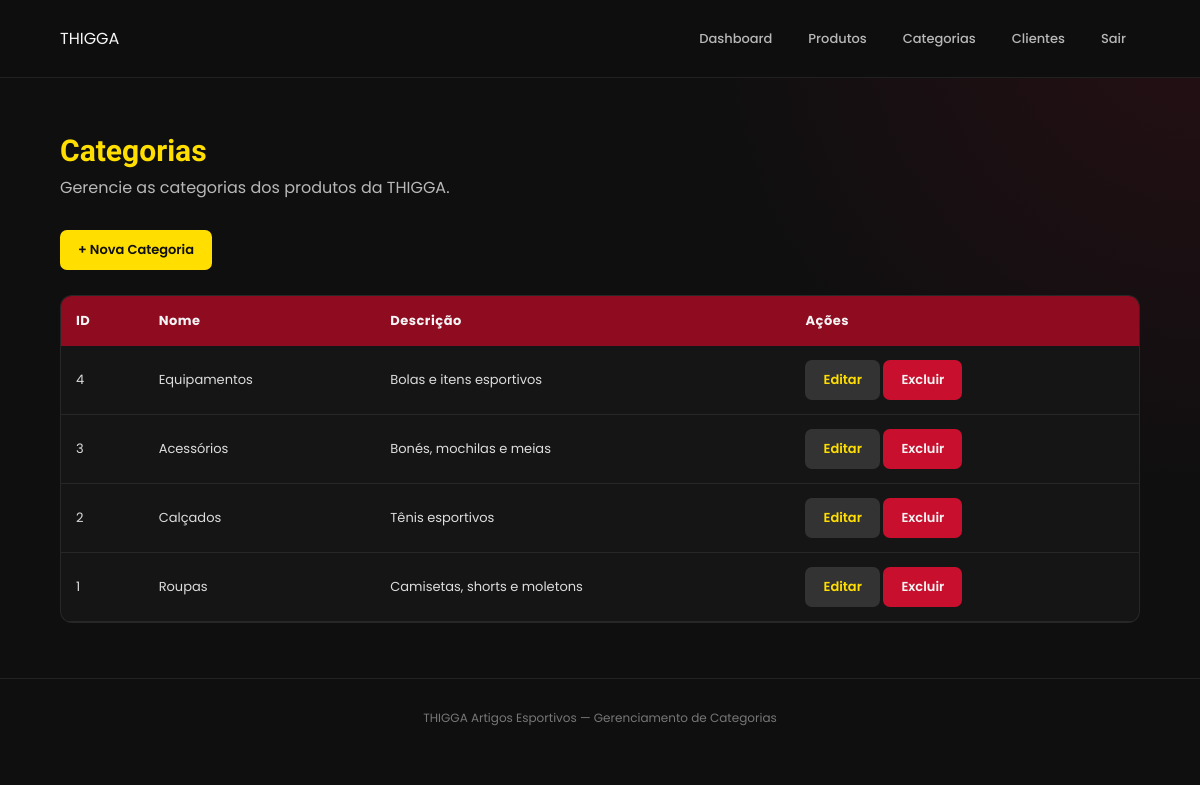
The page /admin/categorias/listar.php (signed in) on the database as committed earlier.
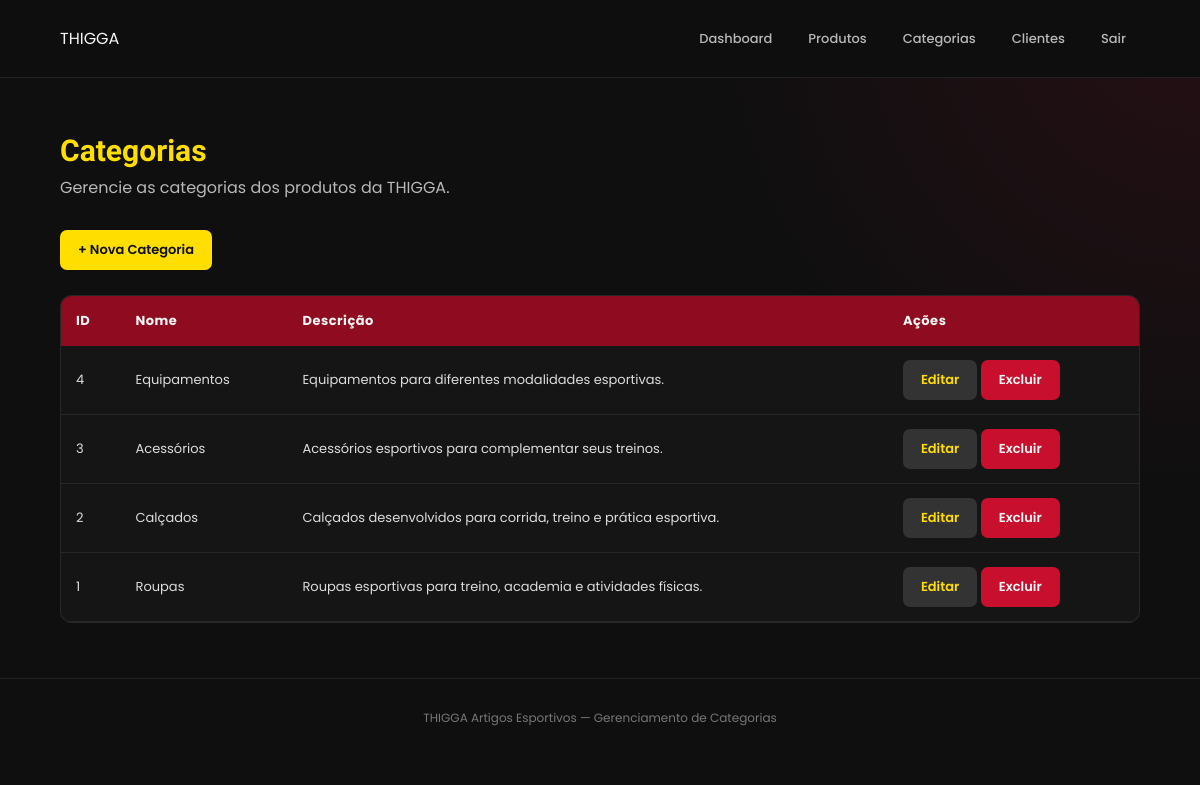
The same page on the database as committed later.
### tables this page shows
CREATE TABLE IF NOT EXISTS categorias (

    id INT AUTO_INCREMENT PRIMARY KEY,

    nome VARCHAR(100) NOT NULL,

    descricao TEXT

);

### admin/categorias/listar.php (the view, shortened to what this page needs)
<?php
require_once "../../config/conexao.php";
$sql = "
    SELECT
        id,
        nome,
        descricao
    FROM categorias
    ORDER BY id DESC
";
$stmt = $pdo->query($sql);
$categorias = $stmt->fetchAll(PDO::FETCH_ASSOC);
?>
<!DOCTYPE html>
<html lang="pt-BR">
<head>
    <link
        rel="stylesheet"
        href="../../assets/css/admin.css"
    >
</head>
<body>
<header class="admin-header">
    <div class="admin-logo">
        THIGGA
    </div>
    <nav class="admin-menu">
        <a href="../dashboard.php">
            Dashboard
        </a>
        <a href="../produtos/listar.php">
            Produtos
        </a>
        <a href="listar.php">
            Categorias
        </a>
        <a href="../clientes/listar.php">
            Clientes
        </a>
        <a href="../logout.php">
            Sair
        </a>
    </nav>
</header>
<main class="admin-container">
    <div class="admin-titulo">
        <h1>
            Categorias
        </h1>
        <p>
            Gerencie as categorias dos produtos da THIGGA.
        </p>
    </div>
    <div style="margin-bottom:25px;">
        <a
            href="novo.php"
            class="btn-admin btn-novo"
        >
            + Nova Categoria
        </a>
    </div>
    <div class="tabela-container">
        <table class="tabela">
            <thead>
                <tr>
                    <th>
                        ID
                    </th>
                    <th>
                        Nome
                    </th>
                    <th>
                        Descrição
                    </th>
                    <th>
                        Ações
                    </th>
                </tr>
            </thead>
            <tbody>
                <?php if (count($categorias) > 0): ?>
                    <?php foreach ($categorias as $categoria): ?>
                        <tr>
                            <td>
                                <?php
                                echo $categoria["id"];
                                ?>
                            </td>
                            <td>
                                <?php
                                echo htmlspecialchars(
                                    $categoria["nome"]
                                );
                                ?>
                            </td>
                            <td>
                                <?php
                                echo htmlspecialchars(
                                    $categoria["descricao"] ?? ""
                                );
                                ?>
                            </td>
                            <td>
                                <a
                                    href="editar.php?id=<?php echo $categoria['id']; ?>"
                                    class="btn-admin btn-editar"
                                >
                                    Editar
                                </a>
                                <a
                                    href="excluir.php?id=<?php echo $categoria['id']; ?>"
                                    class="btn-admin btn-excluir"
                                >
                                    Excluir
                                </a>
                            </td>
                        </tr>
                    <?php endforeach; ?>
                <?php endif; ?>
            </tbody>
        </table>
    </div>
</main>
<footer class="admin-footer">
    THIGGA Artigos Esportivos —
    Gerenciamento de Categorias
</footer>
</body>
</html>

Rows that differ between the two databases and show on the page:
changed categorias "Equipamentos": descricao "Bolas e itens esportivos" → "Equipamentos para diferentes modalidades esportivas."
changed categorias "Acessórios": descricao "Bonés, mochilas e meias" → "Acessórios esportivos para complementar seus treinos."
changed categorias "Calçados": descricao "Tênis esportivos" → "Calçados desenvolvidos para corrida, treino e prática esportiva."
changed categorias "Roupas": descricao "Camisetas, shorts e moletons" → "Roupas esportivas para treino, academia e atividades físicas."
